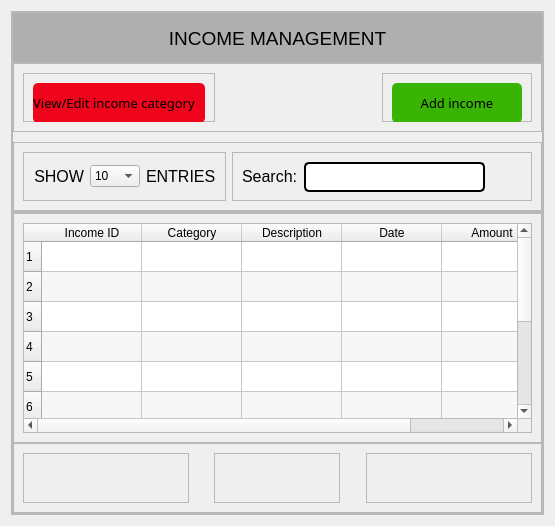
                  <widget class="QWidget" name="pageIncomeManagement">
                   <layout class="QVBoxLayout" name="verticalLayout_53">
                    <item>
                     <widget class="QFrame" name="frame_72">
                      <property name="frameShape">
                       <enum>QFrame::StyledPanel</enum>
                      </property>
                      <property name="frameShadow">
                       <enum>QFrame::Raised</enum>
                      </property>
                      <layout class="QVBoxLayout" name="verticalLayout_24">
                       <property name="spacing">
                        <number>0</number>
                       </property>
                       <property name="leftMargin">
                        <number>0</number>
                       </property>
                       <property name="topMargin">
                        <number>0</number>
                       </property>
                       <property name="rightMargin">
                        <number>0</number>
                       </property>
                       <property name="bottomMargin">
                        <number>0</number>
                       </property>
                       <item>
                        <widget class="QFrame" name="frame_73">
                         <property name="minimumSize">
                          <size>
                           <width>30</width>
                           <height>30</height>
                          </size>
                         </property>
                         <property name="maximumSize">
                          <size>
                           <width>16777215</width>
                           <height>50</height>
                          </size>
                         </property>
                         <property name="frameShape">
                          <enum>QFrame::StyledPanel</enum>
                         </property>
                         <property name="frameShadow">
                          <enum>QFrame::Raised</enum>
                         </property>
                         <layout class="QVBoxLayout" name="verticalLayout_25">
                          <property name="spacing">
                           <number>0</number>
                          </property>
                          <property name="leftMargin">
                           <number>0</number>
                          </property>
                          <property name="topMargin">
                           <number>0</number>
                          </property>
                          <property name="rightMargin">
                           <number>0</number>
                          </property>
                          <property name="bottomMargin">
                           <number>0</number>
                          </property>
                          <item>
                           <widget class="QLabel" name="label_36">
                            <property name="minimumSize">
                             <size>
                              <width>0</width>
                              <height>50</height>
                             </size>
                            </property>
                            <property name="font">
                             <font>
                              <pointsize>14</pointsize>
                             </font>
                            </property>
                            <property name="styleSheet">
                             <string notr="true">background-color: rgb(175, 175, 175);</string>
                            </property>
                            <property name="text">
                             <string>INCOME MANAGEMENT</string>
                            </property>
                            <property name="alignment">
                             <set>Qt::AlignCenter</set>
                            </property>
                           </widget>
                          </item>
                         </layout>
                        </widget>
                       </item>
                       <item>
                        <widget class="QFrame" name="frame_74">
                         <property name="minimumSize">
                          <size>
                           <width>0</width>
                           <height>100</height>
                          </size>
                         </property>
                         <property name="maximumSize">
                          <size>
                           <width>16777215</width>
                           <height>150</height>
                          </size>
                         </property>
                         <property name="frameShape">
                          <enum>QFrame::StyledPanel</enum>
                         </property>
                         <property name="frameShadow">
                          <enum>QFrame::Raised</enum>
                         </property>
                         <layout class="QVBoxLayout" name="verticalLayout_45">
                          <property name="spacing">
                           <number>10</number>
                          </property>
                          <property name="leftMargin">
                           <number>0</number>
                          </property>
                          <property name="topMargin">
                           <number>0</number>
                          </property>
                          <property name="rightMargin">
                           <number>0</number>
                          </property>
                          <property name="bottomMargin">
                           <number>0</number>
                          </property>
                          <item>
                           <widget class="QFrame" name="frame_75">
                            <property name="frameShape">
                             <enum>QFrame::StyledPanel</enum>
                            </property>
                            <property name="frameShadow">
                             <enum>QFrame::Raised</enum>
                            </property>
                            <layout class="QHBoxLayout" name="horizontalLayout_17">
                             <item alignment="Qt::AlignLeft">
                              <widget class="QFrame" name="frame_76">
                               <property name="frameShape">
                                <enum>QFrame::StyledPanel</enum>
                               </property>
                               <property name="frameShadow">
                                <enum>QFrame::Raised</enum>
                               </property>
                               <layout class="QVBoxLayout" name="verticalLayout_26">
                                <item>
                                 <widget class="QPushButton" name="btn_pageIncomeManagement_ViewIncomeCategory">
                                  <property name="minimumSize">
                                   <size>
                                    <width>140</width>
                                    <height>40</height>
                                   </size>
                                  </property>
                                  <property name="font">
                                   <font>
                                    <family>Franklin Gothic Book</family>
                                    <pointsize>10</pointsize>
                                   </font>
                                  </property>
                                  <property name="cursor">
                                   <cursorShape>PointingHandCursor</cursorShape>
                                  </property>
                                  <property name="styleSheet">
                                   <string notr="true">border-radius:5px;
background-color: rgb(240, 4, 28);</string>
                                  </property>
                                  <property name="text">
                                   <string>View/Edit income category   </string>
                                  </property>
                                  <property name="icon">
                                   <iconset resource="resources.qrc">
                                    <normaloff>:/icons/icons/add.png</normaloff>:/icons/icons/add.png</iconset>
                                  </property>
                                 </widget>
                                </item>
                               </layout>
                              </widget>
                             </item>
                             <item alignment="Qt::AlignRight">
                              <widget class="QFrame" name="frame_77">
                               <property name="minimumSize">
                                <size>
                                 <width>150</width>
                                 <height>0</height>
                                </size>
                               </property>
                               <property name="frameShape">
                                <enum>QFrame::StyledPanel</enum>
                               </property>
                               <property name="frameShadow">
                                <enum>QFrame::Raised</enum>
                               </property>
                               <layout class="QVBoxLayout" name="verticalLayout_46">
                                <item>
                                 <widget class="QPushButton" name="btn_pageIncomeManagement_AddIncome">
                                  <property name="minimumSize">
                                   <size>
                                    <width>100</width>
                                    <height>40</height>
                                   </size>
                                  </property>
                                  <property name="font">
                                   <font>
                                    <family>Franklin Gothic Book</family>
                                    <pointsize>10</pointsize>
                                   </font>
                                  </property>
                                  <property name="cursor">
                                   <cursorShape>PointingHandCursor</cursorShape>
                                  </property>
                                  <property name="styleSheet">
                                   <string notr="true">border-radius:5px;
background-color: rgb(57, 180, 4);</string>
                                  </property>
                                  <property name="text">
                                   <string>Add income</string>
                                  </property>
                                  <property name="icon">
                                   <iconset resource="resources.qrc">
                                    <normaloff>:/icons/icons/add.png</normaloff>:/icons/icons/add.png</iconset>
                                  </property>
                                 </widget>
                                </item>
                               </layout>
                              </widget>
                             </item>
                            </layout>
                           </widget>
                          </item>
                          <item>
                           <widget class="QFrame" name="frame_78">
                            <property name="styleSheet">
                             <string notr="true"/>
                            </property>
                            <property name="frameShape">
                             <enum>QFrame::StyledPanel</enum>
                            </property>
                            <property name="frameShadow">
                             <enum>QFrame::Raised</enum>
                            </property>
                            <layout class="QHBoxLayout" name="horizontalLayout_23">
                             <item>
                              <widget class="QFrame" name="frame_79">
                               <property name="maximumSize">
                                <size>
                                 <width>250</width>
                                 <height>16777215</height>
                                </size>
                               </property>
                               <property name="frameShape">
                                <enum>QFrame::StyledPanel</enum>
                               </property>
                               <property name="frameShadow">
                                <enum>QFrame::Raised</enum>
                               </property>
                               <layout class="QHBoxLayout" name="horizontalLayout_24">
                                <item>
                                 <widget class="QLabel" name="label_37">
                                  <property name="font">
                                   <font>
                                    <pointsize>12</pointsize>
                                   </font>
                                  </property>
                                  <property name="text">
                                   <string>SHOW</string>
                                  </property>
                                  <property name="alignment">
                                   <set>Qt::AlignRight|Qt::AlignTrailing|Qt::AlignVCenter</set>
                                  </property>
                                 </widget>
                                </item>
                                <item>
                                 <widget class="QComboBox" name="combo_pageIncomeManagement_entries">
                                  <property name="maximumSize">
                                   <size>
                                    <width>50</width>
                                    <height>16777215</height>
                                   </size>
                                  </property>
                                  <property name="cursor">
                                   <cursorShape>PointingHandCursor</cursorShape>
                                  </property>
                                  <item>
                                   <property name="text">
                                    <string>10</string>
                                   </property>
                                  </item>
                                  <item>
                                   <property name="text">
                                    <string>15</string>
                                   </property>
                                  </item>
                                  <item>
                                   <property name="text">
                                    <string>20</string>
                                   </property>
                                  </item>
                                  <item>
                                   <property name="text">
                                    <string>30</string>
                                   </property>
                                  </item>
                                  <item>
                                   <property name="text">
                                    <string>50</string>
                                   </property>
                                  </item>
                                  <item>
                                   <property name="text">
                                    <string>100</string>
                                   </property>
                                  </item>
                                 </widget>
                                </item>
                                <item>
                                 <widget class="QLabel" name="label_38">
                                  <property name="font">
                                   <font>
                                    <pointsize>12</pointsize>
                                   </font>
                                  </property>
                                  <property name="text">
                                   <string>ENTRIES</string>
                                  </property>
                                 </widget>
                                </item>
                               </layout>
                              </widget>
                             </item>
                             <item alignment="Qt::AlignRight">
                              <widget class="QFrame" name="frame_80">
                               <property name="minimumSize">
                                <size>
                                 <width>300</width>
                                 <height>0</height>
                                </size>
                               </property>
                               <property name="frameShape">
                                <enum>QFrame::StyledPanel</enum>
                               </property>
                               <property name="frameShadow">
                                <enum>QFrame::Raised</enum>
                               </property>
                               <layout class="QHBoxLayout" name="horizontalLayout_25">
                                <item>
                                 <widget class="QLabel" name="label_39">
                                  <property name="font">
                                   <font>
                                    <pointsize>12</pointsize>
                                   </font>
                                  </property>
                                  <property name="text">
                                   <string>Search:</string>
                                  </property>
                                 </widget>
                                </item>
                                <item>
                                 <widget class="QLineEdit" name="led_pageIncomeManagement_search">
                                  <property name="minimumSize">
                                   <size>
                                    <width>0</width>
                                    <height>30</height>
                                   </size>
                                  </property>
                                  <property name="styleSheet">
                                   <string notr="true">border: 2px solid black;
border-radius: 5px</string>
                                  </property>
                                 </widget>
                                </item>
                                <item>
                                 <widget class="QPushButton" name="btn_pageIncomeManagement_search">
                                  <property name="minimumSize">
                                   <size>
                                    <width>30</width>
                                    <height>30</height>
                                   </size>
                                  </property>
                                  <property name="font">
                                   <font>
                                    <family>Franklin Gothic Book</family>
                                    <pointsize>10</pointsize>
                                   </font>
                                  </property>
                                  <property name="cursor">
                                   <cursorShape>PointingHandCursor</cursorShape>
                                  </property>
                                  <property name="styleSheet">
                                   <string notr="true">border-radius:5px;
background-color: rgb(255, 255, 255,0);</string>
                                  </property>
                                  <property name="text">
                                   <string/>
                                  </property>
                                  <property name="icon">
                                   <iconset resource="resources.qrc">
                                    <normaloff>:/icons/icons/search.png</normaloff>:/icons/icons/search.png</iconset>
                                  </property>
                                  <property name="shortcut">
                                   <string>Return</string>
                                  </property>
                                 </widget>
                                </item>
                               </layout>
                              </widget>
                             </item>
                            </layout>
                           </widget>
                          </item>
                         </layout>
                        </widget>
                       </item>
                       <item>
                        <widget class="QFrame" name="frame_81">
                         <property name="minimumSize">
                          <size>
                           <width>0</width>
                           <height>100</height>
                          </size>
                         </property>
                         <property name="maximumSize">
                          <size>
                           <width>16777215</width>
                           <height>1000</height>
                          </size>
                         </property>
                         <property name="frameShape">
                          <enum>QFrame::StyledPanel</enum>
                         </property>
                         <property name="frameShadow">
                          <enum>QFrame::Raised</enum>
                         </property>
                         <layout class="QVBoxLayout" name="verticalLayout_47">
                          <property name="spacing">
                           <number>0</number>
                          </property>
                          <property name="leftMargin">
                           <number>0</number>
                          </property>
                          <property name="topMargin">
                           <number>0</number>
                          </property>
                          <property name="rightMargin">
                           <number>0</number>
                          </property>
                          <property name="bottomMargin">
                           <number>0</number>
                          </property>
                          <item>
                           <widget class="QFrame" name="frame_82">
                            <property name="minimumSize">
                             <size>
                              <width>0</width>
                              <height>230</height>
                             </size>
                            </property>
                            <property name="frameShape">
                             <enum>QFrame::StyledPanel</enum>
                            </property>
                            <property name="frameShadow">
                             <enum>QFrame::Raised</enum>
                            </property>
                            <layout class="QHBoxLayout" name="horizontalLayout_26">
                             <item>
                              <widget class="QTableWidget" name="table_pageIncomeManagement_Income">
                               <property name="maximumSize">
                                <size>
                                 <width>520</width>
                                 <height>16777215</height>
                                </size>
                               </property>
                               <property name="acceptDrops">
                                <bool>false</bool>
                               </property>
                               <property name="autoFillBackground">
                                <bool>false</bool>
                               </property>
                               <property name="alternatingRowColors">
                                <bool>true</bool>
                               </property>
                               <property name="rowCount">
                                <number>10</number>
                               </property>
                               <property name="columnCount">
                                <number>5</number>
                               </property>
                               <row/>
                               <row/>
                               <row/>
                               <row/>
                               <row/>
                               <row/>
                               <row/>
                               <row/>
                               <row/>
                               <row/>
                               <column>
                                <property name="text">
                                 <string>Income ID</string>
                                </property>
                               </column>
                               <column>
                                <property name="text">
                                 <string>Category</string>
                                </property>
                               </column>
                               <column>
                                <property name="text">
                                 <string>Description</string>
                                </property>
                               </column>
                               <column>
                                <property name="text">
                                 <string>Date</string>
                                </property>
                               </column>
                               <column>
                                <property name="text">
                                 <string>Amount</string>
                                </property>
                               </column>
                              </widget>
                             </item>
                            </layout>
                           </widget>
                          </item>
                          <item alignment="Qt::AlignBottom">
                           <widget class="QFrame" name="frame_83">
                            <property name="minimumSize">
                             <size>
                              <width>0</width>
                              <height>50</height>
                             </size>
                            </property>
                            <property name="frameShape">
                             <enum>QFrame::StyledPanel</enum>
                            </property>
                            <property name="frameShadow">
                             <enum>QFrame::Raised</enum>
                            </property>
                            <layout class="QHBoxLayout" name="horizontalLayout_27">
                             <item>
                              <widget class="QFrame" name="frame_84">
                               <property name="frameShape">
                                <enum>QFrame::StyledPanel</enum>
                               </property>
                               <property name="frameShadow">
                                <enum>QFrame::Raised</enum>
                               </property>
                              </widget>
                             </item>
                             <item alignment="Qt::AlignHCenter|Qt::AlignVCenter">
                              <widget class="QFrame" name="frame_85">
                               <property name="frameShape">
                                <enum>QFrame::StyledPanel</enum>
                               </property>
                               <property name="frameShadow">
                                <enum>QFrame::Raised</enum>
                               </property>
                               <layout class="QHBoxLayout" name="horizontalLayout_28">
                                <item>
                                 <widget class="QPushButton" name="btn_pageIncomeManagement_pevious">
                                  <property name="minimumSize">
                                   <size>
                                    <width>50</width>
                                    <height>30</height>
                                   </size>
                                  </property>
                                  <property name="cursor">
                                   <cursorShape>PointingHandCursor</cursorShape>
                                  </property>
                                  <property name="styleSheet">
                                   <string notr="true">border-radius:5px</string>
                                  </property>
                                  <property name="text">
                                   <string/>
                                  </property>
                                  <property name="icon">
                                   <iconset resource="resources.qrc">
                                    <normaloff>:/icons/icons/previous.png</normaloff>:/icons/icons/previous.png</iconset>
                                  </property>
                                 </widget>
                                </item>
                                <item>
                                 <widget class="QPushButton" name="btn_pageIncomeManagement_next">
                                  <property name="minimumSize">
                                   <size>
                                    <width>50</width>
                                    <height>30</height>
                                   </size>
                                  </property>
                                  <property name="cursor">
                                   <cursorShape>PointingHandCursor</cursorShape>
                                  </property>
                                  <property name="styleSheet">
                                   <string notr="true">border-radius:5px</string>
                                  </property>
                                  <property name="text">
                                   <string/>
                                  </property>
                                  <property name="icon">
                                   <iconset resource="resources.qrc">
                                    <normaloff>:/icons/icons/next.png</normaloff>:/icons/icons/next.png</iconset>
                                  </property>
                                 </widget>
                                </item>
                               </layout>
                              </widget>
                             </item>
                             <item>
                              <widget class="QFrame" name="frame_86">
                               <property name="frameShape">
                                <enum>QFrame::StyledPanel</enum>
                               </property>
                               <property name="frameShadow">
                                <enum>QFrame::Raised</enum>
                               </property>
                              </widget>
                             </item>
                            </layout>
                           </widget>
                          </item>
                         </layout>
                        </widget>
                       </item>
                      </layout>
                     </widget>
                    </item>
                   </layout>
                  </widget>
